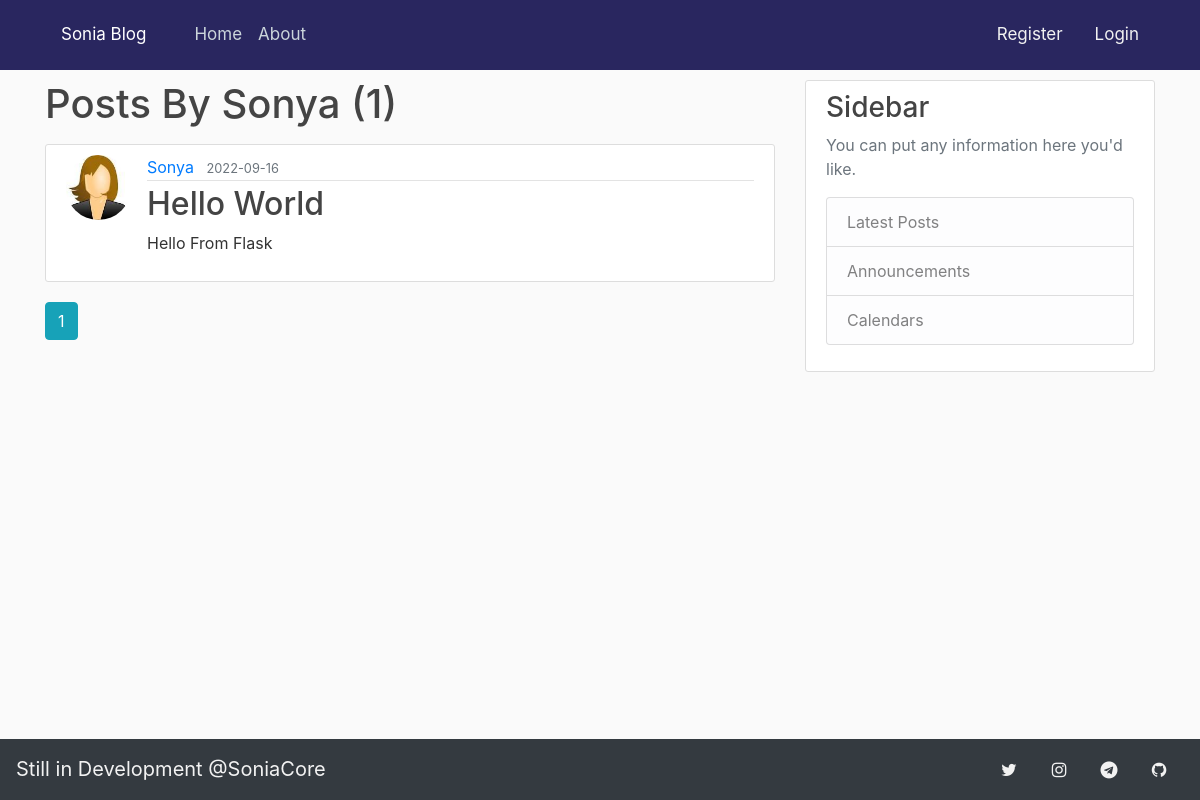
Before: /user/Sonya with the older database file.
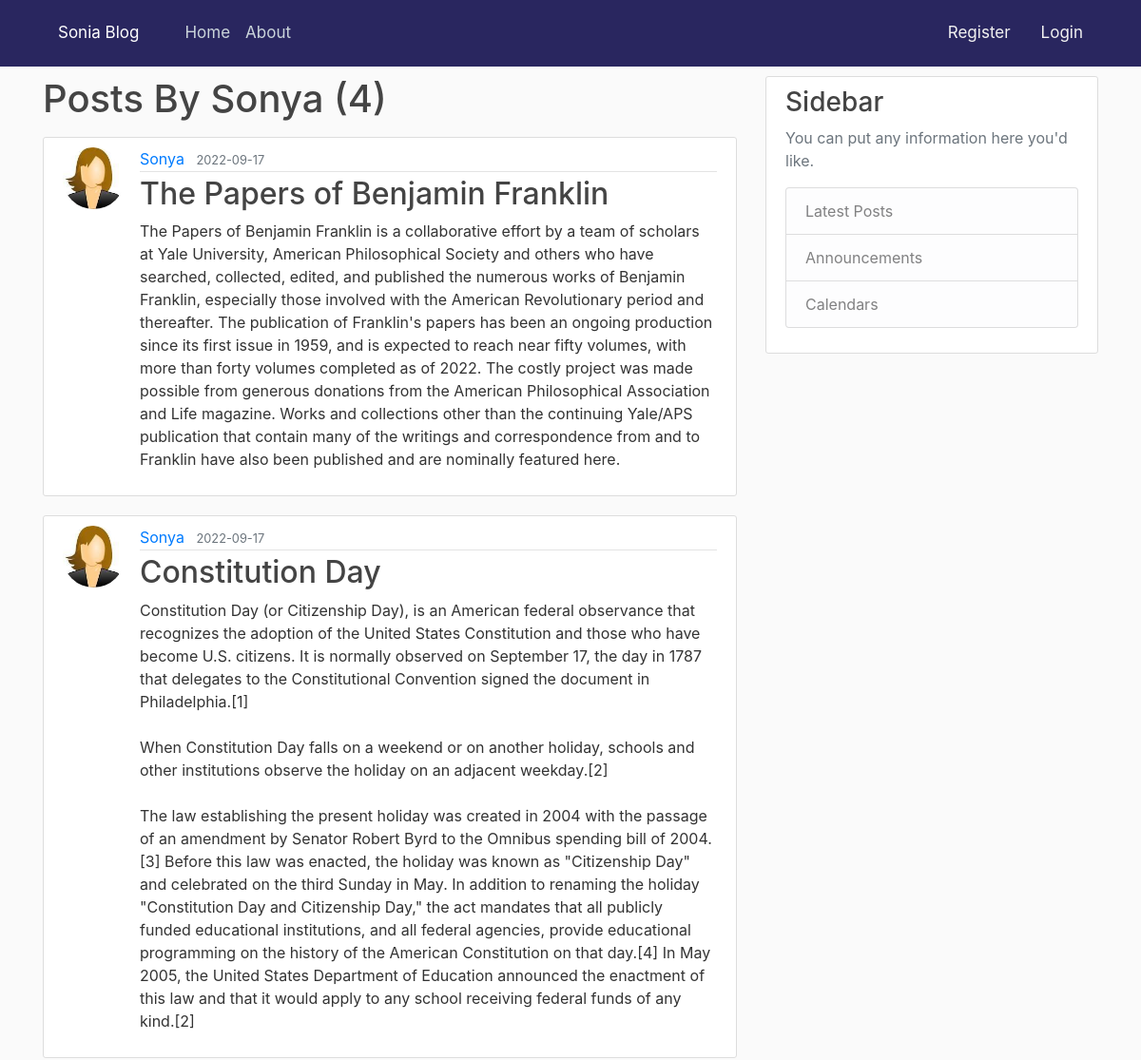
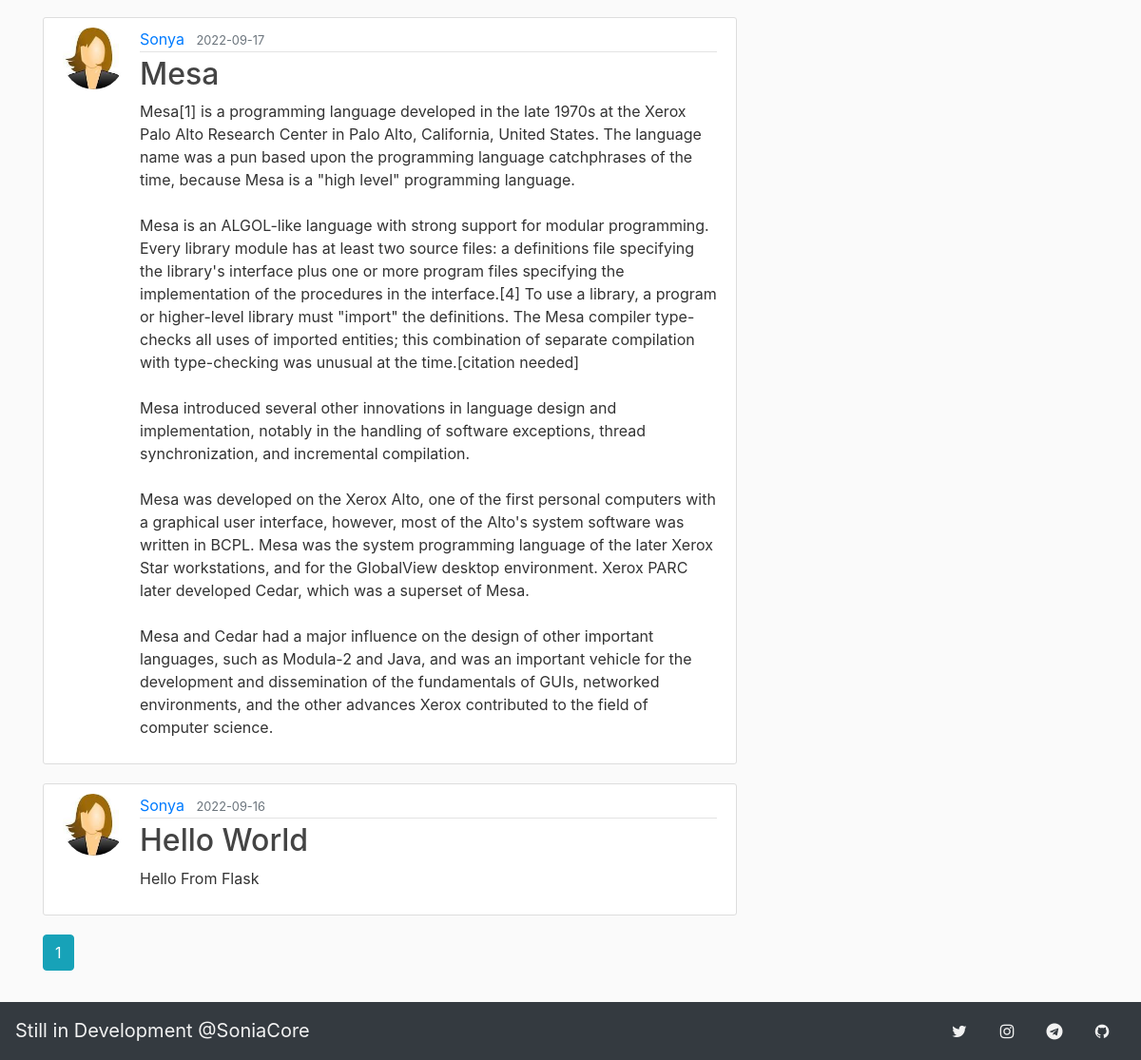
After: the same page with the newer database file (2 pictures, top to bottom).
### app/models.py (models this page shows, shortened)
class User(db.Model, UserMixin):
    id = db.Column(db.Integer,primary_key=True)
    username = db.Column(db.String(20), unique=True, nullable=False)
    email = db.Column(db.String(120), unique=True, nullable=False)
    image_file = db.Column(db.String(20),nullable=False,default='default.jpg')
    password = db.Column(db.String(60),nullable=False)
    posts = db.relationship('Post',backref='author',lazy=True)

class Post(db.Model):
    id = db.Column(db.Integer,primary_key=True)
    title = db.Column(db.String(100), nullable=False)
    date_posted = db.Column(db.DateTime, nullable=False, default=datetime.utcnow)
    content = db.Column(db.Text,nullable=False)
    user_id = db.Column(db.Integer, db.ForeignKey('user.id'), nullable=False)

### app/routes.py (the view)
@app.route("/user/<string:username>")
def user_posts(username):
    page = request.args.get ('page',1,type=int)
    user = User.query.filter_by(username=username).first_or_404()
    posts = Post.query.filter_by(author=user)\
        .order_by(Post.date_posted.desc())\
        .paginate(page = page , per_page = 5)
    return render_template('user_posts.html',
    posts=posts , user=user)

### app/routes.py (called while the page is built)
@app.context_processor
def layout():
    url = {
        'github':      'https://github.com/SoniaCore',
        'telegram':    'https://telegram.me/ReiLibre',
        'info':        'Still in Development @SoniaCore',
    }
    return dict(url=url)

@app.context_processor
def name():
    info = {
        'servername':   'Sonia Blog'
    }
    return dict(info=info)

### app/templates/user_posts.html
{% extends "layout.html" %}
{% block content %}
<h1 class="mb-3">Posts By {{ user.username }} ({{ posts.total }})</h1>
{% for post in posts.items %}
<article class="media content-section">
    <img class="rounded-circle article-img" src="{{ url_for('static', filename = 'profile/' + post.author.image_file) }}" >
    <div class="media-body">
      <div class="article-metadata">
        <a class="mr-2" href="{{ url_for('user_posts', username = post.author.username) }}">{{ post.author.username }}</a>
        <small class="text-muted">{{ post.date_posted.strftime('%Y-%m-%d') }}</small>
      </div>
      <h2><a class="article-title" href="{{ url_for('post', post_id = post.id ) }}">{{ post.title }}</a></h2>
      <p class="article-content">{{ post.content }}</p>
    </div>
  </article>
  {% endfor %}
{% for page_number in posts.iter_pages(left_edge = 1 , right_edge = 1 , left_current = 1 , right_current = 3) %}
  {% if page_number %}
    {% if posts.page == page_number %}
      <a class="btn btn-info mb-4" href="{{ url_for('user_posts', username = user.username ,page = page_number) }}">{{ page_number }}</a>
    {% else %}
      <a class="btn btn-outline-info mb-4" href="{{ url_for('user_posts', username = user.username ,page = page_number) }}">{{ page_number }}</a>
    {% endif %}
  {% else %}
    ...
  {% endif %}
{% endfor %}
{% endblock content %}

### app/templates/layout.html (shortened to what this page needs)
<!DOCTYPE html>
<html lang="en">
<head>
    <link rel="stylesheet" href="https://cdn.jsdelivr.net/npm/bootstrap@4.0.0/dist/css/bootstrap.min.css">
    <link rel="stylesheet" type="text/css" href="{{ url_for('static', filename='main.css') }}">
    <link rel="stylesheet" href="https://cdnjs.cloudflare.com/ajax/libs/font-awesome/4.7.0/css/font-awesome.min.css">
</head>
<body>
    <header class="site-header">
        <nav class="navbar navbar-expand-md navbar-dark bg-steel fixed-top">
          <div class="container">
            <a class="navbar-brand mr-4" href="/">{{ info.servername }}</a>
            <div class="collapse navbar-collapse" id="navbarToggle">
              <div class="navbar-nav mr-auto">
                <a class="nav-item nav-link" href="{{ url_for('home') }}">Home</a>
                <a class="nav-item nav-link" href="{{ url_for('about') }}">About</a>
              </div>
              <div class="navbar-auth">
              {% if current_user.is_authenticated %}
                <a class="nav-item nav-link" href="{{ url_for('logout') }}">Logout</a>
                <a class="nav-item nav-link" href="{{ url_for('account') }}">Account</a>
                <a class="nav-item nav-link" href="{{ url_for('new_post') }}">New Post</a>
              {% else %}
                <a class="nav-item nav-link" href="{{ url_for('login') }}">Login</a>
                <a class="nav-item nav-link" href="{{ url_for('register') }}">Register</a>
              {% endif %}
              </div>
            </div>
           </div>
        </nav>
      </header>
    <header class="site-header">
      <nav class="navbar navbar-dark bg-dark fixed-bottom">
        <div class="navbar-down">
         <a href="{{ url['github'] }}" class="fa fa-github"></a>
         <a href="{{ url['telegram'] }}" class="fa fa-telegram"></a>
         <a href="#" class="fa fa-instagram"></a>
         <a href="#" class="fa fa-twitter"></a>
        </div>
        <p class="navbar-info"> {{ url['info'] }}</p>
       </nav>
      </header>
      <main role="main" class="container">
        <div class="row">
          <div class="col-md-8">
            {% block content %}{% endblock %}
          </div>
          <div class="col-md-4">
            <div class="content-section">
              <h3>Sidebar</h3>
              <p class='text-muted'>You can put any information here you'd like.
                <ul class="list-group">
                  <li class="list-group-item list-group-item-light">Latest Posts</li>
                  <li class="list-group-item list-group-item-light">Announcements</li>
                  <li class="list-group-item list-group-item-light">Calendars</li>
                </ul>
              </p>
            </div>
          </div>
        </div>
      </main>
  </body>
</html>

### app/static/main.css (style rules this page uses)
body { background: #fafafa; color: #333333; margin-top: 5rem; }
h1, h2, h3, h4, h5, h6 { color: #444444; }
.bg-steel { background-color: #29265f; }
.site-header .navbar-nav .nav-link { color: #cbd5db; }
.content-section { background: #ffffff; padding: 10px 20px; border: 1px solid #dddddd; border-radius: 3px; margin-bottom: 20px; }
.article-title { color: #444444; }
.article-content { white-space: pre-line; }
.article-img { height: 65px; width: 65px; margin-right: 16px; }
.article-metadata { padding-bottom: 1px; margin-bottom: 4px; border-bottom: 1px solid #e3e3e3 }
html { scroll-behavior: smooth; }
.navbar-auth { width: 100%; }
.navbar-down { overflow: hidden; bottom: 0; width: 100%; }
.navbar-info { color: #f2f2f2; position: fixed; font-size: 20px; bottom: 0; }
.navbar a { float: right; display: block; color: #f2f2f2; text-align: center; padding: 14px 16px; text-decoration: none; font-size: 17px; padding: 5; }
.fa { padding: 20px; font-size: 30px; width: 50px; text-align: center; text-decoration: none; border-radius: 50%; }
body { padding-bottom: 70px; }

Changed rows visible on the page:
added Post: image_file (picture), author.username "Sonya", date_posted "2022-09-17", title "The Papers of Benjamin Franklin", content "The Papers of Benjamin Franklin is a collaborative effort by a team of scholars at Yale University, American Philosophical Society and others who have searched, collected, edited, and published the numerous works of Benjamin Franklin, especially those involved with the American Revolutionary period and thereafter. The publication of Franklin's papers has been an ongoing production since its first issue in 1959, and is expected to reach near fifty volumes, with more than forty volumes completed as of 2022. The costly project was made possible from generous donations from the American Philosophical Association and Life magazine. Works and collections other than the continuing Yale/APS…"
added Post: image_file (picture), author.username "Sonya", date_posted "2022-09-17", title "Constitution Day", content "Constitution Day (or Citizenship Day), is an American federal observance that recognizes the adoption of the United States Constitution and those who have become U.S. citizens. It is normally observed on September 17, the day in 1787 that delegates to the Constitutional Convention signed the document in Philadelphia.[1] When Constitution Day falls on a weekend or on another holiday, schools and other institutions observe the holiday on an adjacent weekday.[2] The law establishing the present holiday was created in 2004 with the passage of an amendment by Senator Robert Byrd to the Omnibus spending bill of 2004.[3] Before this law was enacted, the holiday was known as \"Citizenship Day\" and…"
added Post: image_file (picture), author.username "Sonya", date_posted "2022-09-17", title "Mesa", content "Mesa[1] is a programming language developed in the late 1970s at the Xerox Palo Alto Research Center in Palo Alto, California, United States. The language name was a pun based upon the programming language catchphrases of the time, because Mesa is a \"high level\" programming language. Mesa is an ALGOL-like language with strong support for modular programming. Every library module has at least two source files: a definitions file specifying the library's interface plus one or more program files specifying the implementation of the procedures in the interface.[4] To use a library, a program or higher-level library must \"import\" the definitions. The Mesa compiler type-checks all uses of…"
Other visible differences:
{{ posts.total }}: "1" → "4"
